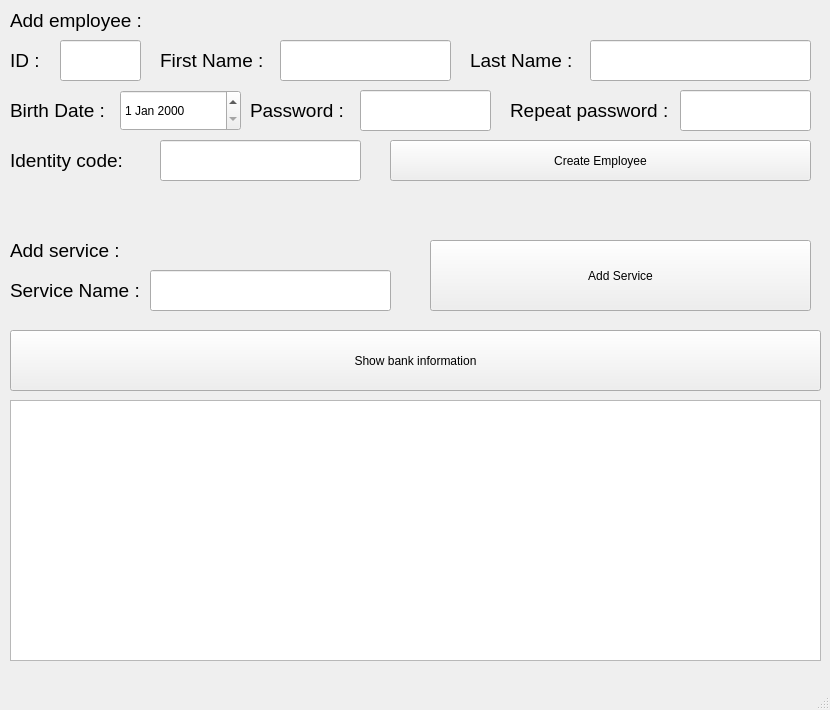
<?xml version="1.0" encoding="UTF-8"?>
<ui version="4.0">
 <class>winAdmin</class>
 <widget class="QMainWindow" name="winAdmin">
  <property name="geometry">
   <rect>
    <x>0</x>
    <y>0</y>
    <width>830</width>
    <height>710</height>
   </rect>
  </property>
  <property name="windowTitle">
   <string>MainWindow</string>
  </property>
  <widget class="QWidget" name="centralwidget">
   <widget class="QPushButton" name="btnShowBankInfo">
    <property name="geometry">
     <rect>
      <x>10</x>
      <y>330</y>
      <width>811</width>
      <height>61</height>
     </rect>
    </property>
    <property name="text">
     <string>Show bank information</string>
    </property>
   </widget>
   <widget class="QPushButton" name="btnAddService">
    <property name="geometry">
     <rect>
      <x>430</x>
      <y>240</y>
      <width>381</width>
      <height>71</height>
     </rect>
    </property>
    <property name="text">
     <string>Add Service</string>
    </property>
   </widget>
   <widget class="QPushButton" name="btnCreateEmployee">
    <property name="geometry">
     <rect>
      <x>390</x>
      <y>140</y>
      <width>421</width>
      <height>41</height>
     </rect>
    </property>
    <property name="text">
     <string>Create Employee</string>
    </property>
   </widget>
   <widget class="QLineEdit" name="txtID">
    <property name="geometry">
     <rect>
      <x>60</x>
      <y>40</y>
      <width>81</width>
      <height>41</height>
     </rect>
    </property>
    <property name="readOnly">
     <bool>true</bool>
    </property>
   </widget>
   <widget class="QLineEdit" name="txtFirstName">
    <property name="geometry">
     <rect>
      <x>280</x>
      <y>40</y>
      <width>171</width>
      <height>41</height>
     </rect>
    </property>
   </widget>
   <widget class="QLabel" name="label">
    <property name="geometry">
     <rect>
      <x>10</x>
      <y>40</y>
      <width>51</width>
      <height>41</height>
     </rect>
    </property>
    <property name="font">
     <font>
      <pointsize>14</pointsize>
     </font>
    </property>
    <property name="text">
     <string>ID :</string>
    </property>
   </widget>
   <widget class="QLabel" name="label_2">
    <property name="geometry">
     <rect>
      <x>160</x>
      <y>40</y>
      <width>121</width>
      <height>41</height>
     </rect>
    </property>
    <property name="font">
     <font>
      <pointsize>14</pointsize>
     </font>
    </property>
    <property name="text">
     <string>First Name :</string>
    </property>
   </widget>
   <widget class="QLabel" name="label_3">
    <property name="geometry">
     <rect>
      <x>470</x>
      <y>40</y>
      <width>121</width>
      <height>41</height>
     </rect>
    </property>
    <property name="font">
     <font>
      <pointsize>14</pointsize>
     </font>
    </property>
    <property name="text">
     <string>Last Name :</string>
    </property>
   </widget>
   <widget class="QLineEdit" name="txtLastName">
    <property name="geometry">
     <rect>
      <x>590</x>
      <y>40</y>
      <width>221</width>
      <height>41</height>
     </rect>
    </property>
   </widget>
   <widget class="QLabel" name="label_4">
    <property name="geometry">
     <rect>
      <x>250</x>
      <y>90</y>
      <width>101</width>
      <height>41</height>
     </rect>
    </property>
    <property name="font">
     <font>
      <pointsize>14</pointsize>
     </font>
    </property>
    <property name="text">
     <string>Password :</string>
    </property>
   </widget>
   <widget class="QLineEdit" name="txtPassword">
    <property name="geometry">
     <rect>
      <x>360</x>
      <y>90</y>
      <width>131</width>
      <height>41</height>
     </rect>
    </property>
    <property name="echoMode">
     <enum>QLineEdit::Password</enum>
    </property>
   </widget>
   <widget class="QLineEdit" name="txtRepPassword">
    <property name="geometry">
     <rect>
      <x>680</x>
      <y>90</y>
      <width>131</width>
      <height>41</height>
     </rect>
    </property>
    <property name="echoMode">
     <enum>QLineEdit::Password</enum>
    </property>
   </widget>
   <widget class="QLabel" name="label_5">
    <property name="geometry">
     <rect>
      <x>510</x>
      <y>90</y>
      <width>161</width>
      <height>41</height>
     </rect>
    </property>
    <property name="font">
     <font>
      <pointsize>14</pointsize>
     </font>
    </property>
    <property name="text">
     <string>Repeat password :</string>
    </property>
   </widget>
   <widget class="QDateEdit" name="dpBirthDate">
    <property name="geometry">
     <rect>
      <x>120</x>
      <y>90</y>
      <width>121</width>
      <height>41</height>
     </rect>
    </property>
   </widget>
   <widget class="QLabel" name="label_6">
    <property name="geometry">
     <rect>
      <x>10</x>
      <y>90</y>
      <width>101</width>
      <height>41</height>
     </rect>
    </property>
    <property name="font">
     <font>
      <pointsize>14</pointsize>
     </font>
    </property>
    <property name="text">
     <string>Birth Date :</string>
    </property>
   </widget>
   <widget class="QLabel" name="label_7">
    <property name="geometry">
     <rect>
      <x>10</x>
      <y>230</y>
      <width>141</width>
      <height>41</height>
     </rect>
    </property>
    <property name="font">
     <font>
      <pointsize>14</pointsize>
     </font>
    </property>
    <property name="text">
     <string>Add service :</string>
    </property>
   </widget>
   <widget class="QLabel" name="label_8">
    <property name="geometry">
     <rect>
      <x>10</x>
      <y>270</y>
      <width>141</width>
      <height>41</height>
     </rect>
    </property>
    <property name="font">
     <font>
      <pointsize>14</pointsize>
     </font>
    </property>
    <property name="text">
     <string>Service Name :</string>
    </property>
   </widget>
   <widget class="QLineEdit" name="txtServiceName">
    <property name="geometry">
     <rect>
      <x>150</x>
      <y>270</y>
      <width>241</width>
      <height>41</height>
     </rect>
    </property>
   </widget>
   <widget class="QLabel" name="label_9">
    <property name="geometry">
     <rect>
      <x>10</x>
      <y>0</y>
      <width>141</width>
      <height>41</height>
     </rect>
    </property>
    <property name="font">
     <font>
      <pointsize>14</pointsize>
     </font>
    </property>
    <property name="text">
     <string>Add employee :</string>
    </property>
   </widget>
   <widget class="QLineEdit" name="txtIdentity">
    <property name="geometry">
     <rect>
      <x>160</x>
      <y>140</y>
      <width>201</width>
      <height>41</height>
     </rect>
    </property>
   </widget>
   <widget class="QLabel" name="label_10">
    <property name="geometry">
     <rect>
      <x>10</x>
      <y>140</y>
      <width>121</width>
      <height>41</height>
     </rect>
    </property>
    <property name="font">
     <font>
      <pointsize>14</pointsize>
     </font>
    </property>
    <property name="text">
     <string>Identity code:</string>
    </property>
   </widget>
   <widget class="QLabel" name="label_11">
    <property name="geometry">
     <rect>
      <x>0</x>
      <y>80</y>
      <width>831</width>
      <height>261</height>
     </rect>
    </property>
    <property name="text">
     <string/>
    </property>
    <property name="pixmap">
     <pixmap resource="../Resource.qrc">:/Images/Images/splitter01.png</pixmap>
    </property>
    <property name="scaledContents">
     <bool>true</bool>
    </property>
   </widget>
   <widget class="QTextEdit" name="txtInfo">
    <property name="geometry">
     <rect>
      <x>10</x>
      <y>400</y>
      <width>811</width>
      <height>261</height>
     </rect>
    </property>
   </widget>
   <zorder>label_11</zorder>
   <zorder>btnShowBankInfo</zorder>
   <zorder>btnAddService</zorder>
   <zorder>btnCreateEmployee</zorder>
   <zorder>txtID</zorder>
   <zorder>txtFirstName</zorder>
   <zorder>label</zorder>
   <zorder>label_2</zorder>
   <zorder>label_3</zorder>
   <zorder>txtLastName</zorder>
   <zorder>label_4</zorder>
   <zorder>txtPassword</zorder>
   <zorder>txtRepPassword</zorder>
   <zorder>label_5</zorder>
   <zorder>dpBirthDate</zorder>
   <zorder>label_6</zorder>
   <zorder>label_7</zorder>
   <zorder>label_8</zorder>
   <zorder>txtServiceName</zorder>
   <zorder>label_9</zorder>
   <zorder>txtIdentity</zorder>
   <zorder>label_10</zorder>
   <zorder>txtInfo</zorder>
  </widget>
  <widget class="QMenuBar" name="menubar">
   <property name="geometry">
    <rect>
     <x>0</x>
     <y>0</y>
     <width>830</width>
     <height>22</height>
    </rect>
   </property>
  </widget>
  <widget class="QStatusBar" name="statusbar"/>
 </widget>
 <resources>
  <include location="../Resource.qrc"/>
 </resources>
 <connections/>
</ui>
